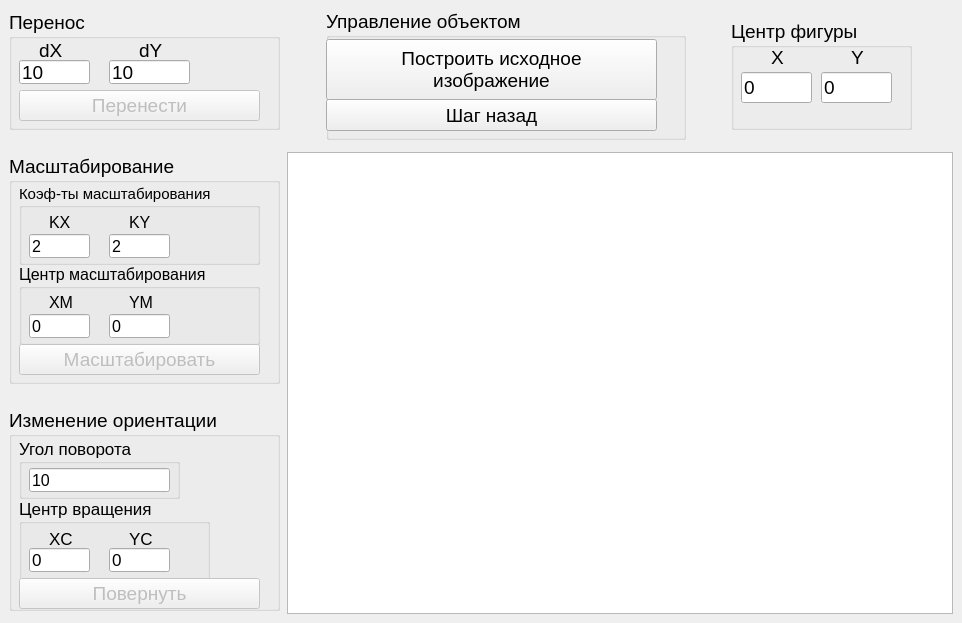
<?xml version="1.0" encoding="UTF-8"?>
<ui version="4.0">
 <class>MainWindow</class>
 <widget class="QMainWindow" name="MainWindow">
  <property name="geometry">
   <rect>
    <x>0</x>
    <y>0</y>
    <width>962</width>
    <height>623</height>
   </rect>
  </property>
  <property name="minimumSize">
   <size>
    <width>0</width>
    <height>0</height>
   </size>
  </property>
  <property name="maximumSize">
   <size>
    <width>100000</width>
    <height>100000</height>
   </size>
  </property>
  <property name="windowTitle">
   <string>Лабораторная работа №2</string>
  </property>
  <widget class="QWidget" name="centralwidget">
   <layout class="QGridLayout" name="gridLayout">
    <item row="0" column="0" rowspan="3">
     <layout class="QVBoxLayout" name="verticalLayout">
      <property name="spacing">
       <number>23</number>
      </property>
      <item>
       <widget class="QGroupBox" name="groupBox_move">
        <property name="sizePolicy">
         <sizepolicy hsizetype="Preferred" vsizetype="Expanding">
          <horstretch>0</horstretch>
          <verstretch>0</verstretch>
         </sizepolicy>
        </property>
        <property name="minimumSize">
         <size>
          <width>271</width>
          <height>120</height>
         </size>
        </property>
        <property name="maximumSize">
         <size>
          <width>271</width>
          <height>120</height>
         </size>
        </property>
        <property name="font">
         <font>
          <pointsize>14</pointsize>
         </font>
        </property>
        <property name="title">
         <string>Перенос</string>
        </property>
        <widget class="QLineEdit" name="lineEdit_dx">
         <property name="geometry">
          <rect>
           <x>10</x>
           <y>50</y>
           <width>71</width>
           <height>24</height>
          </rect>
         </property>
         <property name="sizePolicy">
          <sizepolicy hsizetype="Expanding" vsizetype="Preferred">
           <horstretch>0</horstretch>
           <verstretch>0</verstretch>
          </sizepolicy>
         </property>
         <property name="inputMask">
          <string notr="true"/>
         </property>
         <property name="text">
          <string>10</string>
         </property>
         <property name="maxLength">
          <number>32767</number>
         </property>
         <property name="clearButtonEnabled">
          <bool>false</bool>
         </property>
        </widget>
        <widget class="QLineEdit" name="lineEdit_dy">
         <property name="geometry">
          <rect>
           <x>100</x>
           <y>50</y>
           <width>81</width>
           <height>24</height>
          </rect>
         </property>
         <property name="sizePolicy">
          <sizepolicy hsizetype="Expanding" vsizetype="Preferred">
           <horstretch>0</horstretch>
           <verstretch>0</verstretch>
          </sizepolicy>
         </property>
         <property name="text">
          <string>10</string>
         </property>
        </widget>
        <widget class="QLabel" name="label_dx">
         <property name="geometry">
          <rect>
           <x>30</x>
           <y>30</y>
           <width>31</width>
           <height>21</height>
          </rect>
         </property>
         <property name="sizePolicy">
          <sizepolicy hsizetype="Preferred" vsizetype="Preferred">
           <horstretch>0</horstretch>
           <verstretch>0</verstretch>
          </sizepolicy>
         </property>
         <property name="text">
          <string>dX</string>
         </property>
        </widget>
        <widget class="QLabel" name="label_dy">
         <property name="geometry">
          <rect>
           <x>130</x>
           <y>30</y>
           <width>31</width>
           <height>21</height>
          </rect>
         </property>
         <property name="sizePolicy">
          <sizepolicy hsizetype="Preferred" vsizetype="Preferred">
           <horstretch>0</horstretch>
           <verstretch>0</verstretch>
          </sizepolicy>
         </property>
         <property name="text">
          <string>dY</string>
         </property>
        </widget>
        <widget class="QPushButton" name="button_move">
         <property name="enabled">
          <bool>false</bool>
         </property>
         <property name="geometry">
          <rect>
           <x>10</x>
           <y>80</y>
           <width>241</width>
           <height>31</height>
          </rect>
         </property>
         <property name="sizePolicy">
          <sizepolicy hsizetype="Minimum" vsizetype="Preferred">
           <horstretch>0</horstretch>
           <verstretch>0</verstretch>
          </sizepolicy>
         </property>
         <property name="text">
          <string>Перенести</string>
         </property>
        </widget>
       </widget>
      </item>
      <item>
       <widget class="QGroupBox" name="groupBox_scale">
        <property name="sizePolicy">
         <sizepolicy hsizetype="Preferred" vsizetype="Expanding">
          <horstretch>0</horstretch>
          <verstretch>0</verstretch>
         </sizepolicy>
        </property>
        <property name="minimumSize">
         <size>
          <width>271</width>
          <height>230</height>
         </size>
        </property>
        <property name="maximumSize">
         <size>
          <width>271</width>
          <height>230</height>
         </size>
        </property>
        <property name="font">
         <font>
          <pointsize>14</pointsize>
         </font>
        </property>
        <property name="title">
         <string>Масштабирование</string>
        </property>
        <widget class="QGroupBox" name="groupBox_coords">
         <property name="geometry">
          <rect>
           <x>10</x>
           <y>30</y>
           <width>241</width>
           <height>81</height>
          </rect>
         </property>
         <property name="sizePolicy">
          <sizepolicy hsizetype="Preferred" vsizetype="Preferred">
           <horstretch>0</horstretch>
           <verstretch>0</verstretch>
          </sizepolicy>
         </property>
         <property name="font">
          <font>
           <pointsize>11</pointsize>
          </font>
         </property>
         <property name="title">
          <string>Коэф-ты масштабирования</string>
         </property>
         <widget class="QLabel" name="label_KY">
          <property name="geometry">
           <rect>
            <x>110</x>
            <y>30</y>
            <width>31</width>
            <height>16</height>
           </rect>
          </property>
          <property name="sizePolicy">
           <sizepolicy hsizetype="Preferred" vsizetype="Preferred">
            <horstretch>0</horstretch>
            <verstretch>0</verstretch>
           </sizepolicy>
          </property>
          <property name="font">
           <font>
            <pointsize>12</pointsize>
           </font>
          </property>
          <property name="text">
           <string>KY</string>
          </property>
         </widget>
         <widget class="QLabel" name="label_KX">
          <property name="geometry">
           <rect>
            <x>30</x>
            <y>30</y>
            <width>31</width>
            <height>16</height>
           </rect>
          </property>
          <property name="sizePolicy">
           <sizepolicy hsizetype="Preferred" vsizetype="Preferred">
            <horstretch>0</horstretch>
            <verstretch>0</verstretch>
           </sizepolicy>
          </property>
          <property name="font">
           <font>
            <pointsize>12</pointsize>
           </font>
          </property>
          <property name="text">
           <string>KX</string>
          </property>
         </widget>
         <widget class="QLineEdit" name="lineEdit_KY">
          <property name="geometry">
           <rect>
            <x>90</x>
            <y>50</y>
            <width>61</width>
            <height>24</height>
           </rect>
          </property>
          <property name="sizePolicy">
           <sizepolicy hsizetype="Expanding" vsizetype="Preferred">
            <horstretch>0</horstretch>
            <verstretch>0</verstretch>
           </sizepolicy>
          </property>
          <property name="font">
           <font>
            <pointsize>12</pointsize>
           </font>
          </property>
          <property name="text">
           <string>2</string>
          </property>
         </widget>
         <widget class="QLineEdit" name="lineEdit_KX">
          <property name="geometry">
           <rect>
            <x>10</x>
            <y>50</y>
            <width>61</width>
            <height>24</height>
           </rect>
          </property>
          <property name="sizePolicy">
           <sizepolicy hsizetype="Expanding" vsizetype="Preferred">
            <horstretch>0</horstretch>
            <verstretch>0</verstretch>
           </sizepolicy>
          </property>
          <property name="font">
           <font>
            <pointsize>12</pointsize>
           </font>
          </property>
          <property name="text">
           <string>2</string>
          </property>
         </widget>
        </widget>
        <widget class="QGroupBox" name="groupBox_ScaleCenter">
         <property name="geometry">
          <rect>
           <x>10</x>
           <y>110</y>
           <width>241</width>
           <height>81</height>
          </rect>
         </property>
         <property name="sizePolicy">
          <sizepolicy hsizetype="Preferred" vsizetype="Preferred">
           <horstretch>0</horstretch>
           <verstretch>0</verstretch>
          </sizepolicy>
         </property>
         <property name="font">
          <font>
           <pointsize>12</pointsize>
          </font>
         </property>
         <property name="title">
          <string>Центр масштабирования</string>
         </property>
         <widget class="QLabel" name="label_XM">
          <property name="geometry">
           <rect>
            <x>30</x>
            <y>30</y>
            <width>31</width>
            <height>16</height>
           </rect>
          </property>
          <property name="sizePolicy">
           <sizepolicy hsizetype="Preferred" vsizetype="Preferred">
            <horstretch>0</horstretch>
            <verstretch>0</verstretch>
           </sizepolicy>
          </property>
          <property name="text">
           <string>XM</string>
          </property>
         </widget>
         <widget class="QLineEdit" name="lineEdit_XM">
          <property name="enabled">
           <bool>true</bool>
          </property>
          <property name="geometry">
           <rect>
            <x>10</x>
            <y>50</y>
            <width>61</width>
            <height>24</height>
           </rect>
          </property>
          <property name="sizePolicy">
           <sizepolicy hsizetype="Expanding" vsizetype="Preferred">
            <horstretch>0</horstretch>
            <verstretch>0</verstretch>
           </sizepolicy>
          </property>
          <property name="text">
           <string>0</string>
          </property>
         </widget>
         <widget class="QLabel" name="label_YM">
          <property name="geometry">
           <rect>
            <x>110</x>
            <y>30</y>
            <width>31</width>
            <height>16</height>
           </rect>
          </property>
          <property name="sizePolicy">
           <sizepolicy hsizetype="Preferred" vsizetype="Preferred">
            <horstretch>0</horstretch>
            <verstretch>0</verstretch>
           </sizepolicy>
          </property>
          <property name="text">
           <string>YM</string>
          </property>
         </widget>
         <widget class="QLineEdit" name="lineEdit_YM">
          <property name="enabled">
           <bool>true</bool>
          </property>
          <property name="geometry">
           <rect>
            <x>90</x>
            <y>50</y>
            <width>61</width>
            <height>24</height>
           </rect>
          </property>
          <property name="sizePolicy">
           <sizepolicy hsizetype="Expanding" vsizetype="Preferred">
            <horstretch>0</horstretch>
            <verstretch>0</verstretch>
           </sizepolicy>
          </property>
          <property name="text">
           <string>0</string>
          </property>
         </widget>
        </widget>
        <widget class="QPushButton" name="button_scale">
         <property name="enabled">
          <bool>false</bool>
         </property>
         <property name="geometry">
          <rect>
           <x>10</x>
           <y>190</y>
           <width>241</width>
           <height>31</height>
          </rect>
         </property>
         <property name="sizePolicy">
          <sizepolicy hsizetype="Minimum" vsizetype="Preferred">
           <horstretch>0</horstretch>
           <verstretch>0</verstretch>
          </sizepolicy>
         </property>
         <property name="text">
          <string>Масштабировать</string>
         </property>
        </widget>
       </widget>
      </item>
      <item>
       <widget class="QGroupBox" name="groupBox_rotation">
        <property name="sizePolicy">
         <sizepolicy hsizetype="Preferred" vsizetype="Expanding">
          <horstretch>0</horstretch>
          <verstretch>0</verstretch>
         </sizepolicy>
        </property>
        <property name="minimumSize">
         <size>
          <width>271</width>
          <height>203</height>
         </size>
        </property>
        <property name="maximumSize">
         <size>
          <width>271</width>
          <height>203</height>
         </size>
        </property>
        <property name="font">
         <font>
          <pointsize>14</pointsize>
         </font>
        </property>
        <property name="title">
         <string>Изменение ориентации</string>
        </property>
        <widget class="QGroupBox" name="groupBox_degree">
         <property name="geometry">
          <rect>
           <x>10</x>
           <y>30</y>
           <width>161</width>
           <height>61</height>
          </rect>
         </property>
         <property name="sizePolicy">
          <sizepolicy hsizetype="Preferred" vsizetype="Preferred">
           <horstretch>0</horstretch>
           <verstretch>0</verstretch>
          </sizepolicy>
         </property>
         <property name="font">
          <font>
           <pointsize>13</pointsize>
          </font>
         </property>
         <property name="title">
          <string>Угол поворота</string>
         </property>
         <widget class="QLineEdit" name="lineEdit_dg">
          <property name="geometry">
           <rect>
            <x>10</x>
            <y>30</y>
            <width>141</width>
            <height>24</height>
           </rect>
          </property>
          <property name="sizePolicy">
           <sizepolicy hsizetype="Expanding" vsizetype="Preferred">
            <horstretch>0</horstretch>
            <verstretch>0</verstretch>
           </sizepolicy>
          </property>
          <property name="font">
           <font>
            <pointsize>12</pointsize>
           </font>
          </property>
          <property name="text">
           <string>10</string>
          </property>
         </widget>
        </widget>
        <widget class="QGroupBox" name="groupBox_RotCenter">
         <property name="geometry">
          <rect>
           <x>10</x>
           <y>90</y>
           <width>191</width>
           <height>91</height>
          </rect>
         </property>
         <property name="sizePolicy">
          <sizepolicy hsizetype="Preferred" vsizetype="Preferred">
           <horstretch>0</horstretch>
           <verstretch>0</verstretch>
          </sizepolicy>
         </property>
         <property name="font">
          <font>
           <pointsize>13</pointsize>
          </font>
         </property>
         <property name="title">
          <string>Центр вращения</string>
         </property>
         <widget class="QLabel" name="label_XC">
          <property name="geometry">
           <rect>
            <x>30</x>
            <y>30</y>
            <width>31</width>
            <height>21</height>
           </rect>
          </property>
          <property name="sizePolicy">
           <sizepolicy hsizetype="Preferred" vsizetype="Preferred">
            <horstretch>0</horstretch>
            <verstretch>0</verstretch>
           </sizepolicy>
          </property>
          <property name="text">
           <string>XC</string>
          </property>
         </widget>
         <widget class="QLineEdit" name="lineEdit_XC">
          <property name="enabled">
           <bool>true</bool>
          </property>
          <property name="geometry">
           <rect>
            <x>10</x>
            <y>50</y>
            <width>61</width>
            <height>24</height>
           </rect>
          </property>
          <property name="sizePolicy">
           <sizepolicy hsizetype="Expanding" vsizetype="Preferred">
            <horstretch>0</horstretch>
            <verstretch>0</verstretch>
           </sizepolicy>
          </property>
          <property name="text">
           <string>0</string>
          </property>
         </widget>
         <widget class="QLabel" name="label_YC">
          <property name="geometry">
           <rect>
            <x>110</x>
            <y>30</y>
            <width>41</width>
            <height>21</height>
           </rect>
          </property>
          <property name="sizePolicy">
           <sizepolicy hsizetype="Preferred" vsizetype="Preferred">
            <horstretch>0</horstretch>
            <verstretch>0</verstretch>
           </sizepolicy>
          </property>
          <property name="text">
           <string>YC</string>
          </property>
         </widget>
         <widget class="QLineEdit" name="lineEdit_YC">
          <property name="enabled">
           <bool>true</bool>
          </property>
          <property name="geometry">
           <rect>
            <x>90</x>
            <y>50</y>
            <width>61</width>
            <height>24</height>
           </rect>
          </property>
          <property name="sizePolicy">
           <sizepolicy hsizetype="Expanding" vsizetype="Preferred">
            <horstretch>0</horstretch>
            <verstretch>0</verstretch>
           </sizepolicy>
          </property>
          <property name="text">
           <string>0</string>
          </property>
         </widget>
        </widget>
        <widget class="QPushButton" name="button_rotate">
         <property name="enabled">
          <bool>false</bool>
         </property>
         <property name="geometry">
          <rect>
           <x>10</x>
           <y>170</y>
           <width>241</width>
           <height>31</height>
          </rect>
         </property>
         <property name="sizePolicy">
          <sizepolicy hsizetype="Minimum" vsizetype="Preferred">
           <horstretch>0</horstretch>
           <verstretch>0</verstretch>
          </sizepolicy>
         </property>
         <property name="text">
          <string>Повернуть</string>
         </property>
        </widget>
       </widget>
      </item>
     </layout>
    </item>
    <item row="0" column="2">
     <layout class="QHBoxLayout" name="horizontalLayout">
      <item>
       <widget class="QGroupBox" name="groupBox_ObjManage">
        <property name="sizePolicy">
         <sizepolicy hsizetype="Preferred" vsizetype="Preferred">
          <horstretch>0</horstretch>
          <verstretch>0</verstretch>
         </sizepolicy>
        </property>
        <property name="minimumSize">
         <size>
          <width>360</width>
          <height>131</height>
         </size>
        </property>
        <property name="maximumSize">
         <size>
          <width>360</width>
          <height>131</height>
         </size>
        </property>
        <property name="font">
         <font>
          <pointsize>14</pointsize>
         </font>
        </property>
        <property name="title">
         <string>Управление объектом</string>
        </property>
        <widget class="QPushButton" name="pushButton_draw_base">
         <property name="geometry">
          <rect>
           <x>0</x>
           <y>30</y>
           <width>331</width>
           <height>61</height>
          </rect>
         </property>
         <property name="font">
          <font>
           <pointsize>14</pointsize>
          </font>
         </property>
         <property name="text">
          <string>Построить исходное 
изображение</string>
         </property>
        </widget>
        <widget class="QPushButton" name="pushButton_back">
         <property name="geometry">
          <rect>
           <x>0</x>
           <y>90</y>
           <width>331</width>
           <height>32</height>
          </rect>
         </property>
         <property name="text">
          <string>Шаг назад</string>
         </property>
        </widget>
       </widget>
      </item>
      <item>
       <widget class="QGroupBox" name="groupBox_center_info">
        <property name="sizePolicy">
         <sizepolicy hsizetype="Expanding" vsizetype="Expanding">
          <horstretch>0</horstretch>
          <verstretch>0</verstretch>
         </sizepolicy>
        </property>
        <property name="minimumSize">
         <size>
          <width>181</width>
          <height>111</height>
         </size>
        </property>
        <property name="maximumSize">
         <size>
          <width>181</width>
          <height>111</height>
         </size>
        </property>
        <property name="font">
         <font>
          <pointsize>14</pointsize>
         </font>
        </property>
        <property name="title">
         <string>Центр фигуры</string>
        </property>
        <widget class="QLineEdit" name="lineEdit_center_x">
         <property name="geometry">
          <rect>
           <x>10</x>
           <y>53</y>
           <width>71</width>
           <height>31</height>
          </rect>
         </property>
         <property name="sizePolicy">
          <sizepolicy hsizetype="Expanding" vsizetype="Preferred">
           <horstretch>0</horstretch>
           <verstretch>0</verstretch>
          </sizepolicy>
         </property>
         <property name="inputMask">
          <string notr="true"/>
         </property>
         <property name="text">
          <string>0</string>
         </property>
         <property name="maxLength">
          <number>32767</number>
         </property>
         <property name="readOnly">
          <bool>true</bool>
         </property>
         <property name="clearButtonEnabled">
          <bool>false</bool>
         </property>
        </widget>
        <widget class="QLineEdit" name="lineEdit_center_y">
         <property name="geometry">
          <rect>
           <x>90</x>
           <y>53</y>
           <width>71</width>
           <height>31</height>
          </rect>
         </property>
         <property name="sizePolicy">
          <sizepolicy hsizetype="Expanding" vsizetype="Preferred">
           <horstretch>0</horstretch>
           <verstretch>0</verstretch>
          </sizepolicy>
         </property>
         <property name="inputMask">
          <string notr="true"/>
         </property>
         <property name="text">
          <string>0</string>
         </property>
         <property name="maxLength">
          <number>32767</number>
         </property>
         <property name="readOnly">
          <bool>true</bool>
         </property>
         <property name="clearButtonEnabled">
          <bool>false</bool>
         </property>
        </widget>
        <widget class="QLabel" name="label_center_y">
         <property name="geometry">
          <rect>
           <x>120</x>
           <y>30</y>
           <width>21</width>
           <height>16</height>
          </rect>
         </property>
         <property name="sizePolicy">
          <sizepolicy hsizetype="Preferred" vsizetype="Preferred">
           <horstretch>0</horstretch>
           <verstretch>0</verstretch>
          </sizepolicy>
         </property>
         <property name="text">
          <string>Y</string>
         </property>
        </widget>
        <widget class="QLabel" name="label_center_x">
         <property name="geometry">
          <rect>
           <x>40</x>
           <y>30</y>
           <width>21</width>
           <height>16</height>
          </rect>
         </property>
         <property name="sizePolicy">
          <sizepolicy hsizetype="Preferred" vsizetype="Preferred">
           <horstretch>0</horstretch>
           <verstretch>0</verstretch>
          </sizepolicy>
         </property>
         <property name="text">
          <string>X</string>
         </property>
        </widget>
       </widget>
      </item>
     </layout>
    </item>
    <item row="1" column="2">
     <spacer name="verticalSpacer">
      <property name="orientation">
       <enum>Qt::Vertical</enum>
      </property>
      <property name="sizeType">
       <enum>QSizePolicy::Ignored</enum>
      </property>
      <property name="sizeHint" stdset="0">
       <size>
        <width>200</width>
        <height>0</height>
       </size>
      </property>
     </spacer>
    </item>
    <item row="2" column="1">
     <spacer name="horizontalSpacer">
      <property name="orientation">
       <enum>Qt::Horizontal</enum>
      </property>
      <property name="sizeType">
       <enum>QSizePolicy::Ignored</enum>
      </property>
      <property name="sizeHint" stdset="0">
       <size>
        <width>1</width>
        <height>200</height>
       </size>
      </property>
     </spacer>
    </item>
    <item row="2" column="2">
     <widget class="QGraphicsView" name="graphicsView">
      <property name="minimumSize">
       <size>
        <width>651</width>
        <height>451</height>
       </size>
      </property>
      <property name="verticalScrollBarPolicy">
       <enum>Qt::ScrollBarAlwaysOff</enum>
      </property>
      <property name="horizontalScrollBarPolicy">
       <enum>Qt::ScrollBarAlwaysOff</enum>
      </property>
      <property name="renderHints">
       <set>QPainter::Antialiasing|QPainter::HighQualityAntialiasing|QPainter::SmoothPixmapTransform|QPainter::TextAntialiasing</set>
      </property>
     </widget>
    </item>
   </layout>
  </widget>
 </widget>
 <resources/>
 <connections>
  <connection>
   <sender>pushButton_draw_base</sender>
   <signal>clicked(bool)</signal>
   <receiver>button_move</receiver>
   <slot>setDisabled(bool)</slot>
   <hints>
    <hint type="sourcelabel">
     <x>266</x>
     <y>68</y>
    </hint>
    <hint type="destinationlabel">
     <x>102</x>
     <y>112</y>
    </hint>
   </hints>
  </connection>
  <connection>
   <sender>pushButton_draw_base</sender>
   <signal>clicked(bool)</signal>
   <receiver>button_scale</receiver>
   <slot>setDisabled(bool)</slot>
   <hints>
    <hint type="sourcelabel">
     <x>350</x>
     <y>64</y>
    </hint>
    <hint type="destinationlabel">
     <x>113</x>
     <y>351</y>
    </hint>
   </hints>
  </connection>
  <connection>
   <sender>pushButton_draw_base</sender>
   <signal>clicked(bool)</signal>
   <receiver>button_rotate</receiver>
   <slot>setDisabled(bool)</slot>
   <hints>
    <hint type="sourcelabel">
     <x>295</x>
     <y>58</y>
    </hint>
    <hint type="destinationlabel">
     <x>127</x>
     <y>560</y>
    </hint>
   </hints>
  </connection>
 </connections>
</ui>
